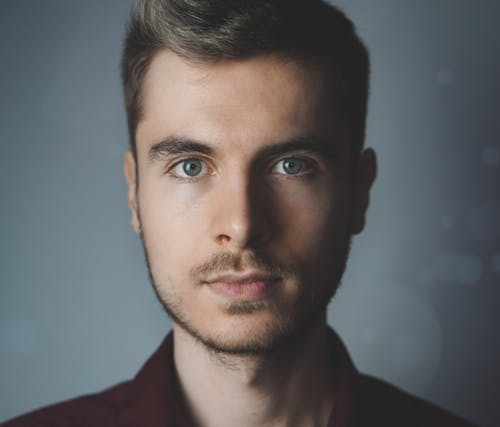
#> input picture Digital Image Processing/OpenCV/gallery/face1.jpg, 500 x 427 px; its folder holds only this picture in this run
$ python skinDetector.py
#> lines starting #> are read from the running program, lines starting #| are printed output that depends on the picture; after the words box and inside, x2 and y2 are one past the last pixel; in counts of white or black regions, pixels touching at a corner belong together
import cv2
import numpy as np
from glob import glob
import time

threshold = 115
img = cv2.imread(*glob("./gallery/face1*"))
#> img is the input picture: shape (427, 500, 3); mean B, G, R 99.6, 98.5, 99
grayImg = cv2.cvtColor(img, cv2.COLOR_BGR2GRAY)
hsvImg = cv2.cvtColor(img, cv2.COLOR_BGR2HSV)
#> hsvImg: shape (427, 500, 3); mean H, S, V 71.5, 48.4, 110.4
h, s, v = cv2.split(hsvImg)
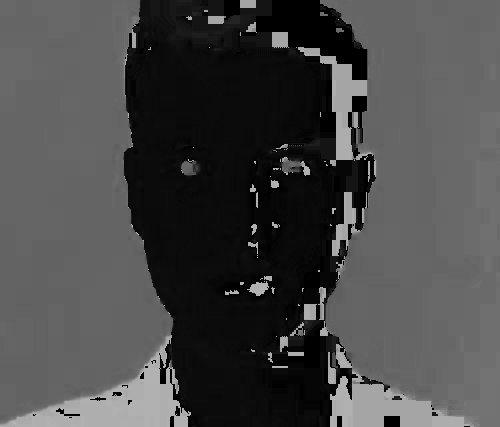
#> h: shape (427, 500); min 0, max 179, mean 71.5
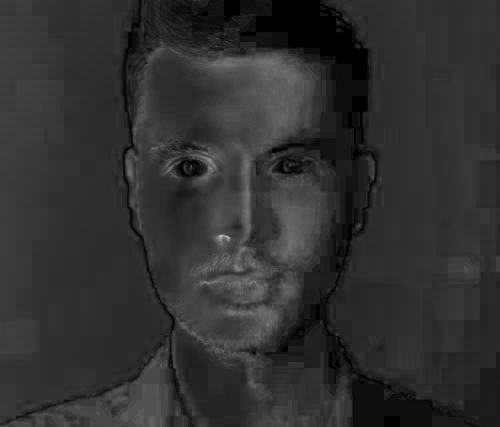
#> s: shape (427, 500); min 0, max 189, mean 48.4
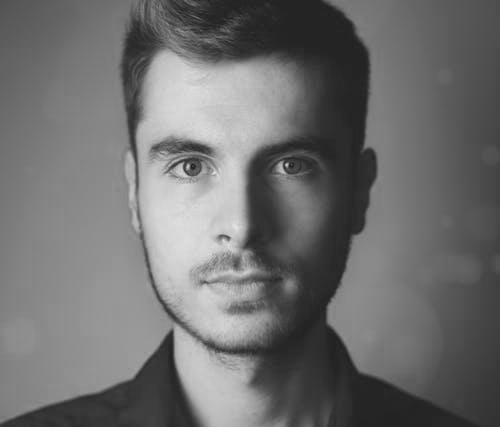
#> v: shape (427, 500); min 24, max 229, mean 110.4


adaBinImg = cv2.adaptiveThreshold(grayImg, 255, cv2.ADAPTIVE_THRESH_GAUSSIAN_C, cv2.THRESH_BINARY, 115, 1)
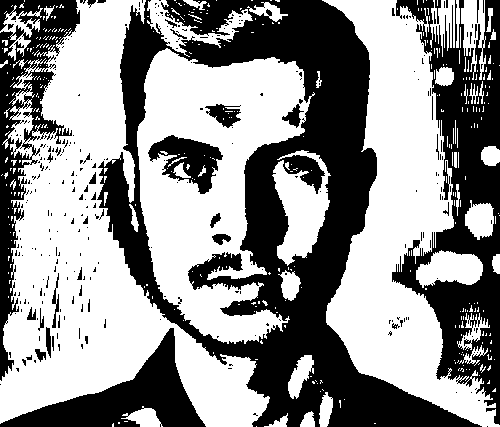
#> adaBinImg: shape (427, 500); 56.9% white; 299 black regions (261 under 20 px), largest, box (x1, y1, x2, y2) and area: (97, 0, 482, 427) 51592, (392, 0, 500, 425) 18954, (0, 0, 80, 381) 9127
_, h = cv2.threshold(h, 115, 255, cv2.THRESH_BINARY_INV)
#> h: shape (427, 500); 92.3% white; 111 black regions (76 under 20 px), largest, box (x1, y1, x2, y2) and area: (0, 335, 191, 427) 6148, (330, 344, 480, 427) 4443, (298, 47, 376, 177) 2439
_, s = cv2.threshold(s, 15, 255, cv2.THRESH_BINARY)
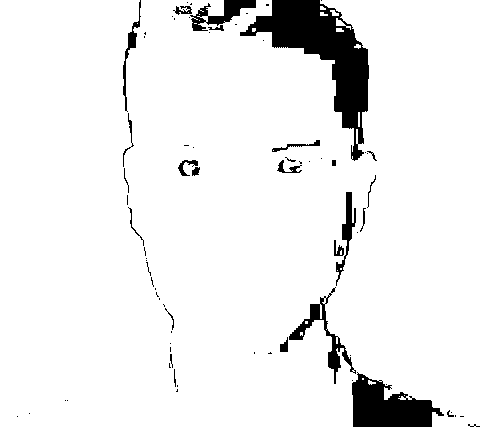
#> s: shape (427, 500); 93.6% white; 76 black regions (51 under 20 px), largest, box (x1, y1, x2, y2) and area: (240, 0, 369, 161) 6699, (352, 372, 444, 427) 2960, (289, 287, 356, 384) 1026
maskedImg = cv2.bitwise_and(cv2.bitwise_and(h, s), adaBinImg)
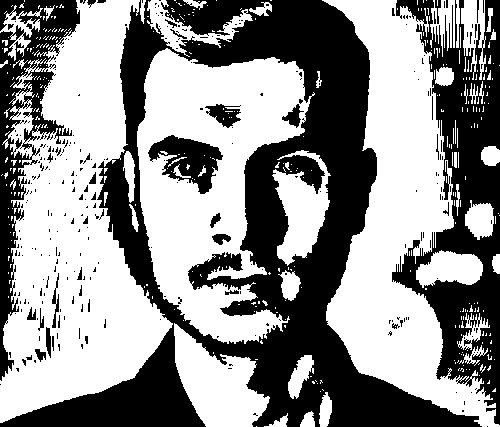
#> maskedImg: shape (427, 500); 56.2% white; 295 black regions (257 under 20 px)
contours, hierarchy = cv2.findContours(maskedImg, cv2.RETR_TREE, cv2.CHAIN_APPROX_SIMPLE)
#> contours = 870 contours, 769 with area under 20; largest, box (x1, y1, x2, y2) and area: (0, 0, 173, 423) 41592, (322, 0, 500, 427) 30456, (137, 48, 315, 344) 30166, (174, 323, 270, 427) 5350, (272, 150, 331, 266) 3274

contImg = img.copy()
cv2.drawContours(contImg, contours, -1, (0, 255, 0), 3)
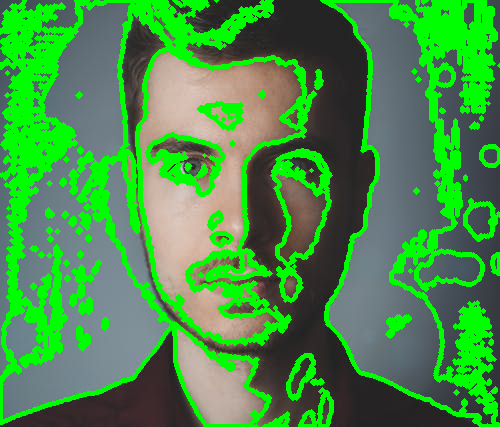
#> contImg: shape (427, 500, 3); mean B, G, R 71.3, 142.4, 71.5
cv2.imshow("Masked Image", contImg)
cv2.imshow("Gray Image", grayImg)
cv2.imshow("HSV Image", hsvImg)
cv2.waitKey(0)
cv2.destroyAllWindows()
